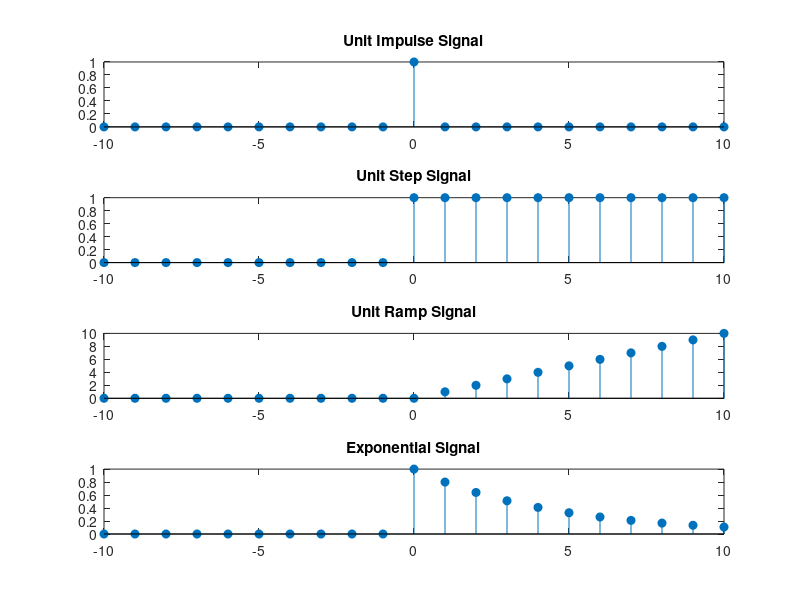

Write the MATLAB code that produced this figure.
subplot(4,1,1);
n = -10:10;
impulse = @(n, n0) double(n == n0);
y1 = impulse(n, 0);
stem(n, y1, 'filled');
title('Unit Impulse Signal');

subplot(4,1,2);
step = @(n, n0) double(n >= n0);
y2 = step(n, 0);
stem(n, y2, 'filled');
title('Unit Step Signal');

subplot(4,1,3);
ramp = @(n, n0) (n - n0) .* double(n >= n0);
y3 = ramp(n, 0);
stem(n, y3, 'filled');
title('Unit Ramp Signal');

subplot(4,1,4);
expo = @(n, a, n0) (a.^(n - n0)) .* double(n >= 0);
y4 = expo(n, 0.8, 0);
stem(n, y4, 'filled');
title('Exponential Signal');
